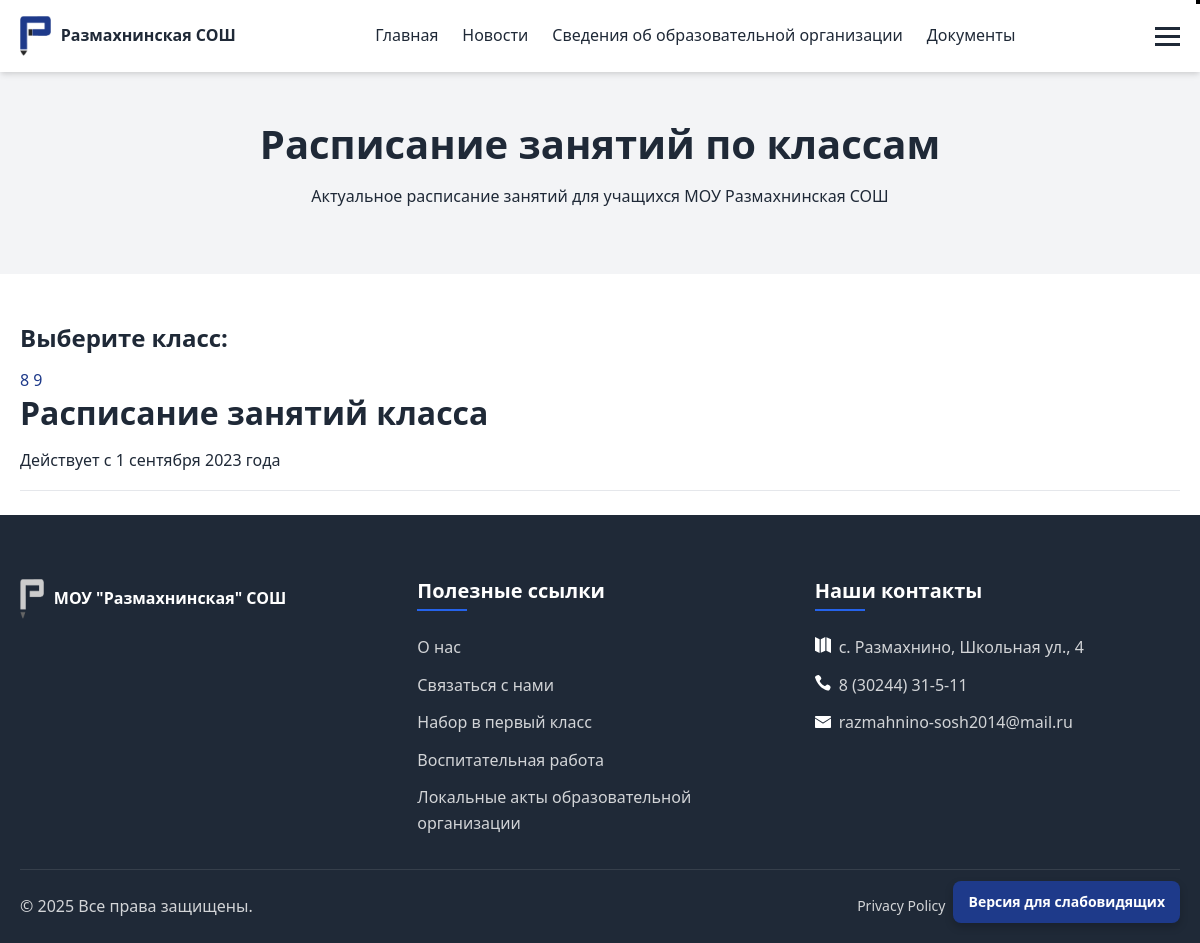
The app's page /classes/, older data.
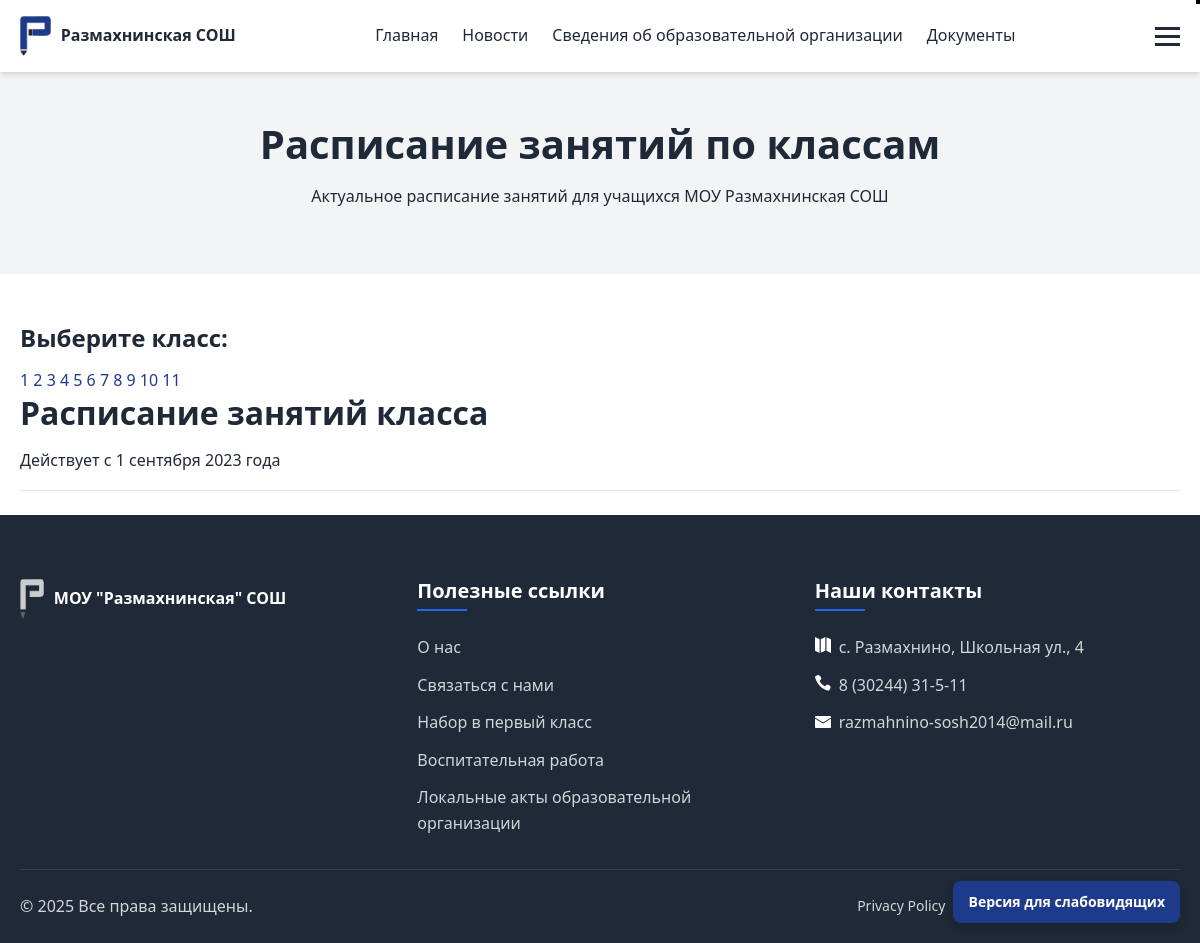
The same page, newer data.
### schedule/models.py (models this page shows, shortened)
class Class(models.Model):
    name = models.CharField(max_length=50)
    classroom = models.ForeignKey(Classroom, on_delete=models.CASCADE)
    class Meta:
        verbose_name = 'Номер класса'
        verbose_name_plural = 'Номер класса'

### schedule/views.py (the view)
# urls.py: path('classes/', views.class_list, name='class_list'),
def class_list(request):
    classes = Class.objects.all()
    return render(request, 'schedule/class_list.html', {'classes': classes})

### templates/schedule/class_list.html (shortened to what this page needs)
{% extends 'include/base.html' %}
{% load static %}
{% block content %}
    <section class="page-header">
        <div class="container">
            <h1>Расписание занятий по классам</h1>
            <p>Актуальное расписание занятий для учащихся МОУ Размахнинская СОШ</p>
        </div>
    </section>
    <div class="container">
        <div class="section">
            <div class="schedule-card">
                <div class="schedule-controls">
                    <div class="schedule-selector">
    <h3>Выберите класс:</h3>
    <div class="class-buttons">
        {% for class_obj in classes %}
            <a href="{% url 'schedule' class_obj.id %}"
               class="class-button {% if selected_class and class_obj.id == selected_class.id %}active{% endif %}">
                {{ class_obj.name }}
            </a>
        {% endfor %}
    </div>
</div>
                </div>
                <div class="schedule-info">
                    <h2>Расписание занятий {{ selected_class.name }} класса</h2>
                    <p>Действует с 1 сентября 2023 года</p>
                </div>
                <div class="schedule-tabs">
                    <div class="tabs-nav">
                    </div>
                </div>
            </div>
        </div>
    </div>
{% endblock %}

### templates/include/base.html (shortened to what this page needs)
<!DOCTYPE html>
<html lang="en">
<head>
    {% load static %}
    <link rel="stylesheet" href="{% static 'css/style.css' %}">
    <link rel="stylesheet" href="{% static 'css/responsive.css' %}">
</head>
<body>
<header>
    <div class="container">
        <div class="logo">
            <a href="{% url 'home' %}">
                <img src="{% static 'images/logo.png' %}" alt="">
                <span>Размахнинская СОШ</span>
            </a>
        </div>
        <nav>
            <ul class="nav-menu">
                <li><a href="{% url 'home' %}" class="{% if request.path == '/' %}active{% endif %}">Главная</a></li>
                <li><a href="{% url 'news' %}" class="{% if 'news' in request.path %}active{% endif %}">Новости</a></li>
                <li><a href="{% url 'organization_info' %}" class="{% if 'organization_info' in request.path %}active{% endif %}">Сведения об образовательной организации</a></li>
                <li><a href="{% url 'documents' %}" class="{% if 'documents' in request.path %}active{% endif %}">Документы</a>
                </li>
            </ul>
        </nav>
<button class="menu-button" onclick="toggleMenu()"><span></span>
                <span></span>
                <span></span></button>
    </div>
</header>
<main>
    {% block content %}{% endblock %}
</main>
<footer>
    <div class="container">
        <div class="footer-grid">
            <div class="footer-about">
                <div class="logo">
                    <a href="{% url 'home' %}">
                        <img src="{% static 'images/logoW.png' %}" alt="Academy High School Logo">
                        <span>МОУ "Размахнинская" СОШ</span>
                    </a>
                </div>
            </div>
            <div class="footer-links">
                <h4>Полезные ссылки</h4>
                <ul>
                    <li><a href="{% url 'info' %}">О нас</a></li>
                    <li><a href="{% url 'contact' %}">Связаться с нами</a></li>
                    <li><a href="{% url 'first_grade_admission' %}">Набор в первый класс</a></li>
                    <li><a href="{% url 'educational_work' %}">Воспитательная работа</a></li>
                    <li><a href="{% url 'local_acts' %}">Локальные акты образовательной организации</a></li>
                </ul>
            </div>
            <div class="footer-contact">
                <h4>Наши контакты</h4>
                <address>
                    <p><i class="icon-map-pin"><img src="{% static 'images/map.svg' %}"></i>с. Размахнино, Школьная ул., 4</p>
                    <p><i class="icon-phone"><img src="{% static 'images/phone.svg' %}"></i> 8 (30244) 31-5-11</p>
                    <p><i class="icon-mail"><img src="{% static 'images/email.svg' %}"></i> razmahnino-sosh2014@mail.ru</p>
                </address>
            </div>
        </div>
        <div class="footer-bottom">
            <p>&copy; {% now "Y" %} Все права защищены.</p>
            <div class="footer-bottom-links">
                <a href="#">Privacy Policy</a>
                <a href="#">Terms of Service</a>
                <a href="#">Accessibility</a>
            </div>
        </div>
    </div>
</footer>
<a href="#" onclick="finevision.activate_navbar(); return false;" class="accessibility-button">
    Версия для слабовидящих
</a>
</body>
</html>

### static/css/style.css (style rules this page uses)
.accessibility-button { position: fixed; bottom: 20px; right: 20px; background-color: var(--primary-color); color: white; padding: 10px 15px; border-radius: 8px; z-index: 10000; font-size: 14px; font-weight: bold; box-shadow: 0 4px 8px rgba(0,0,0,0.2); text-decoration: none; transition: background-color 0.3s ease; }
.section { margin-top: 50px; }
.menu-button { display: flex; flex-direction: column; gap: 5px; border: none; cursor: pointer; background: white; }
:root { --primary-color: #1e3a8a; --primary-light: #2563eb; --secondary-color: #f59e0b; --text-color: #1f2937; --text-light: #6b7280; --background-color: #ffffff; --background-alt: #f3f4f6; --border-color: #e5e7eb; --success-color: #10b981; --error-color: #ef4444; --box-shadow: 0 4px 6px -1px rgba(0, 0, 0, 0.1), 0 2px 4px -1px rgba(0, 0, 0, 0.06); --transition: all 0.3s ease; }
* { margin: 0; padding: 0; box-sizing: border-box; }
body { font-family: "Segoe UI", Tahoma, Geneva, Verdana, sans-serif; color: var(--text-color); line-height: 1.6; background-color: var(--background-color); }
.container { max-width: 1200px; margin: 0 auto; padding: 0 20px; }
a { text-decoration: none; color: var(--primary-color); transition: var(--transition); }
ul { list-style: none; }
img { max-width: 100%; height: auto; }
h1, h2, h3, h4, h5, h6 { font-weight: 700; line-height: 1.2; margin-bottom: 1rem; }
h1 { font-size: 2.5rem; }
h2 { font-size: 2rem; margin-bottom: 1rem; }
h3 { font-size: 1.5rem; }
h4 { font-size: 1.25rem; }
p { margin-bottom: 1rem; }
header { background-color: var(--background-color); box-shadow: var(--box-shadow); position: sticky; top: 0; z-index: 100; }
header .container { display: flex; justify-content: space-between; align-items: center; padding: 1rem 20px; }
.logo { display: flex; align-items: center; }
.logo a { display: flex; align-items: center; color: var(--text-color); }
.logo img { height: 40px; margin-right: 10px; }
.logo span { font-size: 16px; font-weight: 700; }
.nav-menu { display: flex; gap: 1.5rem; }
.nav-menu a { color: var(--text-color); font-weight: 500; }
.menu-button span { display: block; width: 25px; height: 3px; background-color: var(--text-color); transition: var(--transition); }
section { padding: 4rem 0; }
.tabs-nav { display: flex; justify-content: space-between; margin-bottom: 1.5rem; border-bottom: 1px solid var(--border-color); }
footer { background-color: #1f2937; color: white; padding: 4rem 0 0; }
.footer-grid { display: grid; grid-template-columns: repeat(auto-fit, minmax(200px, 1fr)); gap: 2rem; margin-bottom: 2rem; }
.footer-about { grid-column: span 1; }
.footer-about .logo a { color: white; }
.footer-links h4, .footer-contact h4 { margin-bottom: 1.5rem; position: relative; padding-bottom: 0.5rem; }
.footer-links h4:after, .footer-contact h4:after { content: ""; position: absolute; bottom: 0; left: 0; width: 50px; height: 2px; background-color: var(--primary-light); }
.footer-links ul { display: flex; flex-direction: column; gap: 0.75rem; }
.footer-links a { color: rgba(255, 255, 255, 0.8); }
.footer-contact address { font-style: normal; }
.footer-contact p { display: flex; align-items: center; margin-bottom: 0.75rem; color: rgba(255, 255, 255, 0.8); }
.footer-contact i { margin-right: 0.5rem; }
.footer-bottom { border-top: 1px solid rgba(255, 255, 255, 0.1); padding: 1.5rem 0; display: flex; justify-content: space-between; align-items: center; flex-wrap: wrap; gap: 1rem; }
.footer-bottom p { margin-bottom: 0; color: rgba(255, 255, 255, 0.8); }
.footer-bottom-links { display: flex; gap: 1.5rem; }
.footer-bottom-links a { color: rgba(255, 255, 255, 0.8); font-size: 0.875rem; }
.page-header { background-color: var(--background-alt); padding: 3rem 0; text-align: center; }
[class^="icon-"] { width: 1em; height: 1em; display: inline-table; justify-content: center; align-items: center; align-content: center; }

Row changes from the older to the newer data that the page shows:
added Class: name "1"
added Class: name "2"
added Class: name "3"
added Class: name "4"
added Class: name "5"
added Class: name "6"
added Class: name "7"
added Class: name "10"
added Class: name "11"
